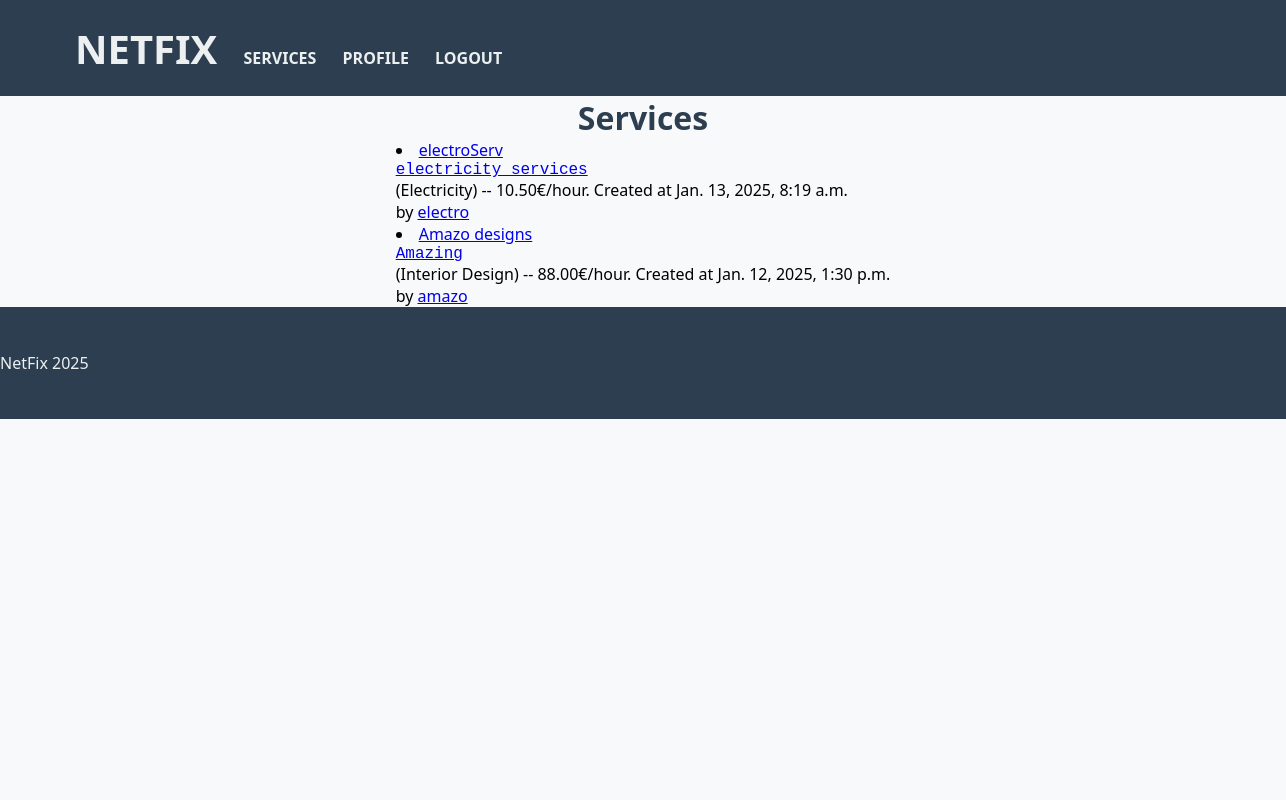
Screenshot of /services/ (signed in) with the database file from the repository.
### services/models.py (models this page shows, shortened)
class Service(models.Model):
    company = models.ForeignKey(Company, on_delete=models.CASCADE)
    name = models.CharField(max_length=40)
    description = models.TextField()
    price_hour = models.DecimalField(decimal_places=2, max_digits=100)
    choices = SERVICE_CHOICES
    field = models.CharField(
        max_length=30,
        choices=choices,
        blank=False,
        null=False
    )
    date = models.DateTimeField(auto_now=True, null=False)

### users/models.py (models this page shows, shortened)
class Company(models.Model):
    user = models.OneToOneField(
        User, on_delete=models.CASCADE, primary_key=True)
    choices = SERVICE_CHOICES
    field = models.CharField(
        max_length=70, choices=choices, blank=False, null=False)
    slug = models.SlugField(null=True)

class User(AbstractUser):
    username = models.CharField(max_length=30, unique=True)
    email = models.EmailField(max_length=50, unique=True)
    is_company = models.BooleanField(default=False)
    is_customer = models.BooleanField(default=False)
    USERNAME_FIELD = 'email'
    REQUIRED_FIELDS = ['username']
    slug = models.SlugField(null=True)

### services/views.py (the view)
# urls.py: path('', v.service_list, name='services_list'),
def service_list(request):
    services = Service.objects.all().order_by("-date")
    return render(request, 'services/list.html', {'services': services})

### services/templates/services/list.html (shortened to what this page needs)
{% extends 'main/base.html' %}
{% block content %}
    <div class="service-title">
        <p class="title">Services</p>
    </div>
    <div class='services-list'>
        {% if services %}
            {% for service in services.all %}
            <div class="services-container">
                <div class='service-list-info'>
                    <li><a href="/services/{{service.id}}">
                        {{ service.name }}
                        <pre>{{ service.description }}</pre>
                        </a> ({{service.field}}) -- {{ service.price_hour }}€/hour. Created at {{ service.date }}
                    </li>
                </div>
                <p class="service-footer">by <a href="/company/{{service.company.user.slug}}">{{service.company.user.username}}</a></p>
            </div>
            {% endfor %}
        {% else %}
            <div class="not-available">
                <h2>Sorry. No services available yet</h2>
            </div>
        {% endif %}
     </div>
{% endblock %}

### static/css/style.css (style rules this page uses)
:root { --primary: #2C3E50; --secondary: #34495E; --accent: #3498DB; --text-light: #ECF0F1; --text-dark: #2C3E50; --background-light: #F8F9FA; --background-dark: #2C3E50; --border-color: #BDC3C7; --hover-color: #2980B9; }
html, body, div, span, applet, object, iframe, h1, h2, h3, h4, h5, h6, p, blockquote, pre, a, abbr, acronym, address, big, cite, code, del, dfn, em, font, img, ins, kbd, q, s, samp, small, strike, strong, sub, sup, tt, var, b, u, i, center, dl, dt, dd, ol, ul, li, fieldset, form, label, legend, table, caption, tbody, tfoot, thead, tr, th, td { margin: 0; padding: 0; border: 0; font-size: 100%; vertical-align: baseline; }
* { box-sizing: border-box; }
@media screen and (min-width: 1025px) { html { font-size: 1rem; } }
.title { font-size: 2rem; font-weight: 700; color: var(--text-dark); }

### rows the page displays
Service: name "electroServ", description "electricity services", field "Electricity", price_hour "10.50", date "Jan. 13, 2025, 8:19 a.m.", company.user.username "electro"
Service: name "Amazo designs", description "Amazing", field "Interior Design", price_hour "88.00", date "Jan. 12, 2025, 1:30 p.m.", company.user.username "amazo"
